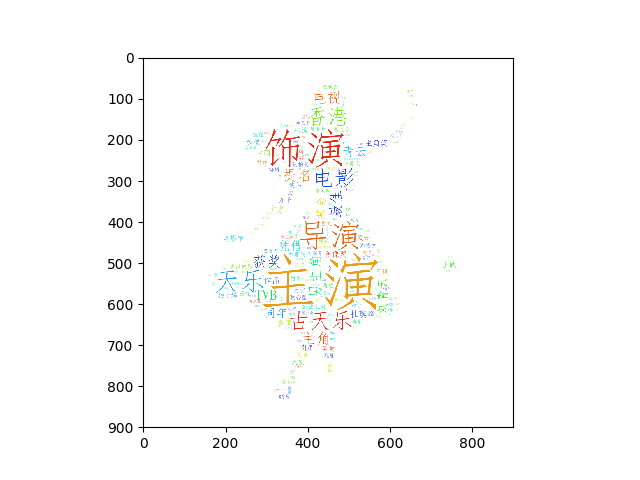

The script that saved this image:
import matplotlib.pyplot as plt
from wordcloud import WordCloud
import jieba
import urllib2
from PIL import Image
import numpy as np

abel_mask = np.array(Image.open("alice_mask.png"))
text_from_text = open("gutianle.txt").read()
wordlist_after_jieba = jieba.cut(text_from_text, cut_all = True)
wl_space_split = " ".join(wordlist_after_jieba)

my_wordcloud = WordCloud(background_color="white", mask=abel_mask).generate(wl_space_split)

plt.imshow(my_wordcloud)
plt.axis("on")
plt.savefig('gutianle.png')
#plt.show()
